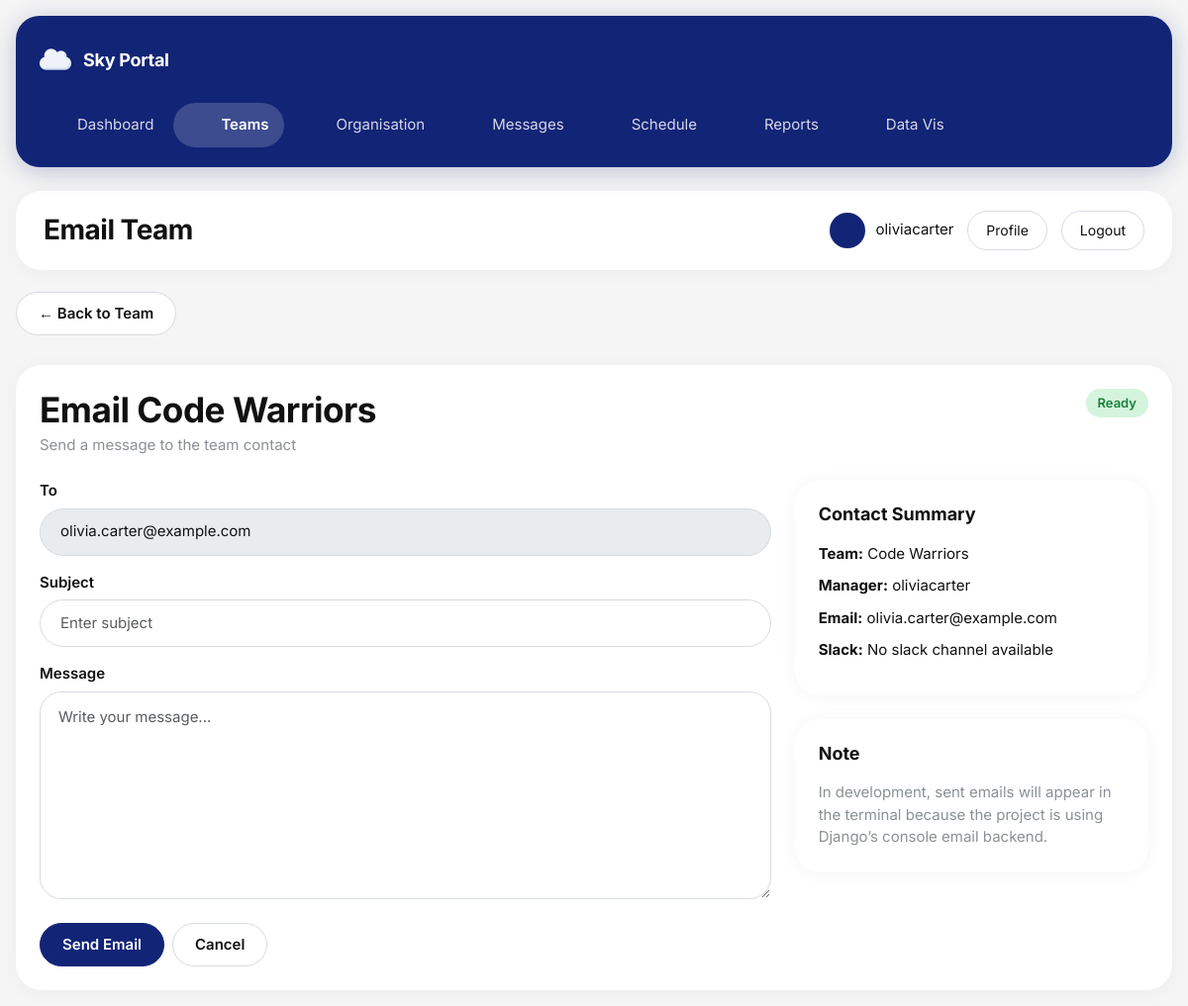
/teams/7/email/ (signed in), run on the app's committed database.
### organisation/models.py (models this page shows, shortened)
class Team(models.Model):
    STATUS_CHOICES = [
        ('active', 'Active'),
        ('restructured', 'Restructured'),
        ('disbanded', 'Disbanded'),
    ]
    name = models.CharField(max_length=100, unique=True)
    description = models.TextField(blank=True)
    purpose = models.TextField(blank=True)
    department = models.ForeignKey(
        Department,
        on_delete=models.SET_NULL,
        null=True,
        blank=True,
        related_name='teams'
    )
    team_type = models.ForeignKey(
        TeamType,
        on_delete=models.SET_NULL,
        null=True,
        blank=True,
        related_name='teams'
    )
    manager = models.ForeignKey(
        User,
        on_delete=models.SET_NULL,
        null=True,
        blank=True,
        related_name='managed_teams'
    )
    members = models.ManyToManyField(
        User,
        related_name='teams',
        blank=True
    )
    slack_channel = models.CharField(max_length=100, blank=True)
    email = models.EmailField(blank=True)
    code_repository = models.URLField(blank=True)
    status = models.CharField(max_length=20, choices=STATUS_CHOICES, default='active')
    created_at = models.DateTimeField(auto_now_add=True)
    updated_at = models.DateTimeField(auto_now=True)

### teams/views.py (the view, shortened to what this page needs)
# urls.py: path("<int:team_id>/email/", views.email_team, name="email_team"),
@login_required
def email_team(request, team_id):
    team = get_object_or_404(Team, id=team_id)
    success = False
    error = ""
    subject = ""
    message = ""
    return render(request, "teams/email_team.html", {
        "team": team,
        "success": success,
        "error": error,
        "subject": subject,
        "message": message,
    })

### teams/templates/teams/email_team.html (shortened to what this page needs)
{% extends "base.html" %}
{% block nav_teams %}active{% endblock %}
{% block page_heading %}Email Team{% endblock %}
{% block content %}
<div class="mb-2">
    <a href="{% url 'team_detail' team.id %}" class="btn btn-sky-secondary">← Back to Team</a>
</div>
<div class="panel-card">
    <div class="card-body">
        <div class="d-flex justify-content-between align-items-start flex-wrap gap-4 mb-4">
            <div>
                <h2 class="page-title mb-1" style="font-size: 2.2rem;">Email {{ team.name }}</h2>
                <p class="page-subtitle mb-0">Send a message to the team contact</p>
            </div>
            <span class="sky-badge sky-badge-active">
                {% if team.email %}
                    Ready
                {% else %}
                    No Email
                {% endif %}
            </span>
        </div>
        <div class="row g-4">
            <div class="col-lg-8">
                <form method="post" onsubmit="return confirmEmailSend()">
                    <div class="mb-3">
                        <label class="form-label fw-semibold">To</label>
                        <input
                            type="text"
                            class="form-control sky-search-input"
                            value="{{ team.email|default:'No email available' }}"
                            disabled
                        >
                    </div>
                    <div class="mb-3">
                        <label class="form-label fw-semibold">Subject</label>
                        <input
                            type="text"
                            name="subject"
                            class="form-control sky-search-input"
                            placeholder="Enter subject"
                            value="{{ subject|default:'' }}"
                            required
                        >
                    </div>
                    <div class="mb-4">
                        <label class="form-label fw-semibold">Message</label>
                        <textarea
                            name="message"
                            rows="8"
                            class="form-control sky-textarea"
                            placeholder="Write your message..."
                            required
                        >{{ message|default:'' }}</textarea>
                    </div>
                    <div class="d-flex gap-2 flex-wrap">
                        <button type="submit" class="btn btn-sky-primary">Send Email</button>
                        <a href="{% url 'team_detail' team.id %}" class="btn btn-sky-secondary">Cancel</a>
                    </div>
                </form>
            </div>
            <div class="col-lg-4">
                <div class="panel-card">
                    <div class="card-body">
                        <h3 class="sky-section-title">Contact Summary</h3>
                        <ul class="sky-meta-list mb-0">
                            <li><strong>Team:</strong> {{ team.name }}</li>
                            <li><strong>Manager:</strong> {{ team.manager.username|default:"No manager assigned" }}</li>
                            <li><strong>Email:</strong> {{ team.email|default:"No email available" }}</li>
                            <li><strong>Slack:</strong> {{ team.slack_channel|default:"No slack channel available" }}</li>
                        </ul>
                    </div>
                </div>
                <div class="panel-card mt-4">
                    <div class="card-body">
                        <h3 class="sky-section-title">Note</h3>
                        <p class="page-subtitle mb-0">
                            In development, sent emails will appear in the terminal because the project is using Django’s console email backend.
                        </p>
                    </div>
                </div>
            </div>
        </div>
    </div>
</div>
{% endblock %}

### templates/base.html (shortened to what this page needs)
<!DOCTYPE html>
<html lang="en">
<head>
    {% load static %}
    <link href="https://cdn.jsdelivr.net/npm/bootstrap@5.3.3/dist/css/bootstrap.min.css" rel="stylesheet">
    <link href="{% static 'css/styles.css' %}" rel="stylesheet">
</head>
<body>
    {% block fullpage %}
    <div class="app-layout">
        <aside class="app-sidebar">
            <div class="app-sidebar-inner">
                <div class="sidebar-brand">
                    <div class="top-shell-brand d-flex align-items-center gap-2">
                        <img src="{% static 'images/cloud.png' %}" alt="Sky Logo" style="height: 32px;">
                    </div>
                    <div class="sidebar-brand-text">Sky Portal</div>
                </div>
                <nav class="sidebar-nav">
                    <a href="/teams/dashboard/" class="sidebar-link {% block nav_dashboard %}{% endblock %}">
                        <span>Dashboard</span>
                    </a>
                    <a href="/teams/" class="sidebar-link {% block nav_teams %}{% endblock %}">
                        <span>Teams</span>
                    </a>
                    <a href="/organisation/" class="sidebar-link {% block nav_organisation %}{% endblock %}">
                        <span>Organisation</span>
                    </a>
                    <a href="/messages/" class="sidebar-link {% block nav_messages %}{% endblock %}">
                        <span>Messages</span>
                    </a>
                    <a href="/schedule/" class="sidebar-link {% block nav_schedule %}{% endblock %}">
                        <span>Schedule</span>
                    </a>
                    <a href="/reports/" class="sidebar-link {% block nav_reports %}{% endblock %}">
                        <span>Reports</span>
                    </a>
                    <a href="/datavis/" class="sidebar-link {% block nav_datavis %}{% endblock %}">
                        <span>Data Vis</span>
                    </a>
                </nav>
            </div>
        </aside>
        <div class="app-main">
            <header class="top-shell">
                <div class="top-shell-title-wrap">
                    <h1 class="top-shell-title">{% block page_heading %}Sky Portal{% endblock %}</h1>
                </div>
                <div class="top-shell-right">
                    {% if user.is_authenticated %}
                        <div class="top-shell-profile">
                            <div class="top-shell-avatar"></div>
                            <span class="top-shell-username">{{ user.username }}</span>
                        </div>
                        <a href="/accounts/profile/" class="top-shell-pill-link">Profile</a>
                        <form method="post" action="/accounts/logout/" class="mb-0">
                            <button type="submit" class="top-shell-pill-link top-shell-pill-light">Logout</button>
                        </form>
                    {% else %}
                        <a href="/accounts/login/" class="top-shell-pill-link top-shell-pill-light">Login</a>
                        <a href="/accounts/signup/" class="top-shell-pill-link">Sign Up</a>
                    {% endif %}
                </div>
            </header>
            <main class="page-content">
                {% block content %}{% endblock %}
            </main>
        </div>
    </div>
    {% endblock %}
</body>
</html>

### data on the page
Team: name "Code Warriors", email "olivia.carter@example.com", manager.username "oliviacarter", slack_channel "No slack channel available"

### other printed values
{{ user.username }} "oliviacarter"
